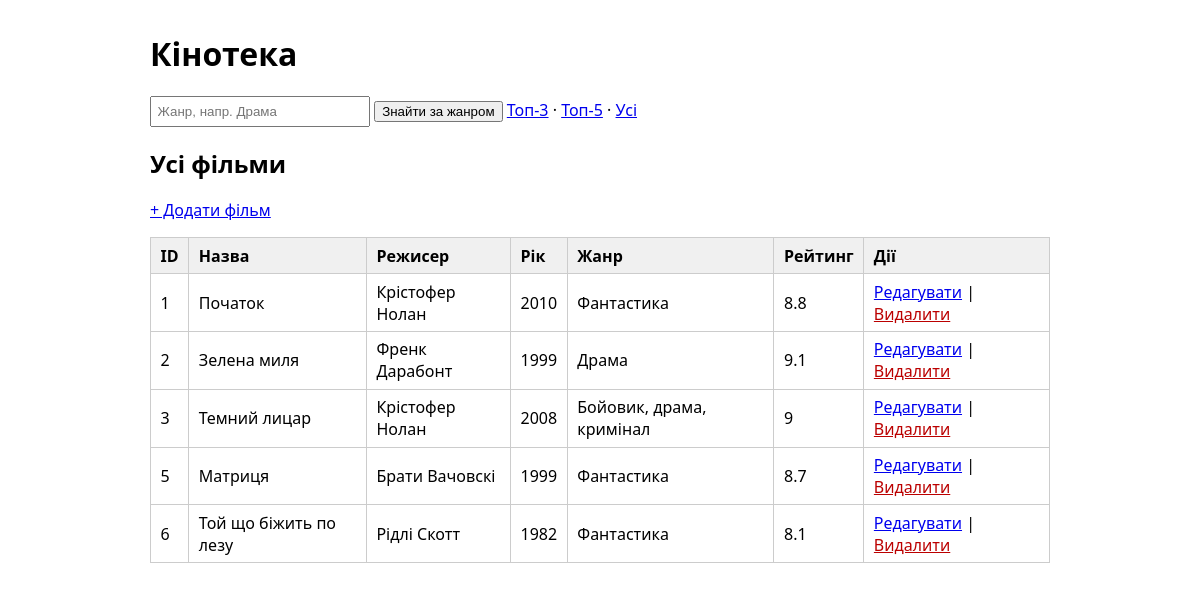
The page / on the database its author committed.
### tables this page shows
CREATE TABLE movies (
        id       INTEGER PRIMARY KEY AUTOINCREMENT,
        title    TEXT NOT NULL,
        director TEXT NOT NULL,
        "year"   INTEGER NOT NULL,
        genre    TEXT NOT NULL,
        rating   REAL NOT NULL DEFAULT 0
    );

### movies.php (called while the page is built, shortened)
<?php
function listMovies(PDO $pdo): array
{
    return $pdo->query('SELECT * FROM movies ORDER BY id')->fetchAll();
}

### index.php (the view, shortened to what this page needs)
<?php
$pdo = require_once __DIR__ . '/db.php';
require_once __DIR__ . '/movies.php';
$h = fn($v) => htmlspecialchars((string)$v, ENT_QUOTES, 'UTF-8');
$genre = trim((string)($_GET['genre'] ?? ''));
$top   = (int)($_GET['top'] ?? 0);
if ($genre !== '') {
    $title  = 'Фільми жанру: ' . $genre;
    $movies = findByGenre($pdo, $genre);
} elseif ($top > 0) {
    $title  = "Топ-$top за рейтингом";
    $movies = topRated($pdo, $top);
} else {
    $title  = 'Усі фільми';
    $movies = listMovies($pdo);
}
require __DIR__ . '/_header.php';
?>
<h1>Кінотека</h1>
<form method="get" action="index.php">
  <input name="genre" placeholder="Жанр, напр. Драма" value="<?= $h($genre) ?>" style="width:220px">
  <button type="submit">Знайти за жанром</button>
  <a href="index.php?top=3">Топ-3</a> ·
  <a href="index.php?top=5">Топ-5</a> ·
  <a href="index.php">Усі</a>
</form>
<h2><?= $h($title) ?></h2>
<p><a href="add.php">+ Додати фільм</a></p>
<table>
  <tr><th>ID</th><th>Назва</th><th>Режисер</th><th>Рік</th><th>Жанр</th><th>Рейтинг</th><th>Дії</th></tr>
  <?php foreach ($movies as $m): ?>
    <tr>
      <td><?= $h($m['id']) ?></td>
      <td><?= $h($m['title']) ?></td>
      <td><?= $h($m['director']) ?></td>
      <td><?= $h($m['year']) ?></td>
      <td><?= $h($m['genre']) ?></td>
      <td><?= $h($m['rating']) ?></td>
      <td>
        <a href="edit.php?id=<?= (int)$m['id'] ?>">Редагувати</a> |
        <form class="inline" method="post" action="delete.php"
              onsubmit="return confirm('Видалити фільм «<?= $h(addslashes($m['title'])) ?>»?');">
          <button class="link" type="submit">Видалити</button>
        </form>
      </td>
    </tr>
  <?php endforeach; ?>
</table>
<?php require __DIR__ . '/_footer.php';

### _header.php (shortened to what this page needs)
<!DOCTYPE html>
<html lang="uk">
<head>
</head>
<body>

### _footer.php
</body>
</html>

### _header.php (style rules this page uses)
body { font-family:system-ui,sans-serif;max-width:900px;margin:2rem auto;padding:0 1rem }
table { border-collapse:collapse;width:100% }
th,td { border:1px solid #ccc;padding:.4rem .6rem;text-align:left }
th { background:#f0f0f0 }
input { padding:.35rem;width:100%;max-width:360px;box-sizing:border-box }
.inline { display:inline }
button.link { background:none;border:none;color:#b00;cursor:pointer;padding:0;font:inherit;text-decoration:underline }

### rows shown on the page
movies: id "1", title "Початок", director "Крістофер Нолан", year "2010", genre "Фантастика", rating "8.8"
movies: id "2", title "Зелена миля", director "Френк Дарабонт", year "1999", genre "Драма", rating "9.1"
movies: id "3", title "Темний лицар", director "Крістофер Нолан", year "2008", genre "Бойовик, драма, кримінал", rating "9"
movies: id "5", title "Матриця", director "Брати Вачовскі", year "1999", genre "Фантастика", rating "8.7"
movies: id "6", title "Той що біжить по лезу", director "Рідлі Скотт", year "1982", genre "Фантастика", rating "8.1"

### other values the page prints
$h($title) "Усі фільми"
